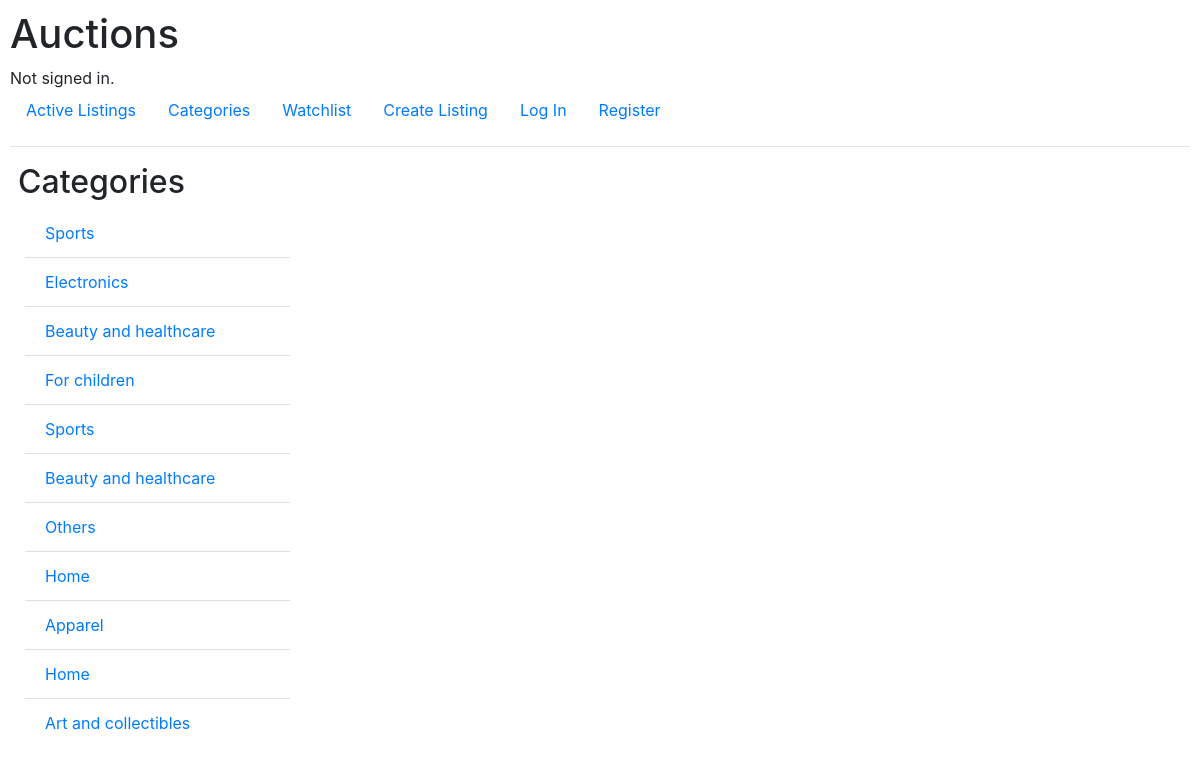
/categories, run on an earlier commit of the app's database.
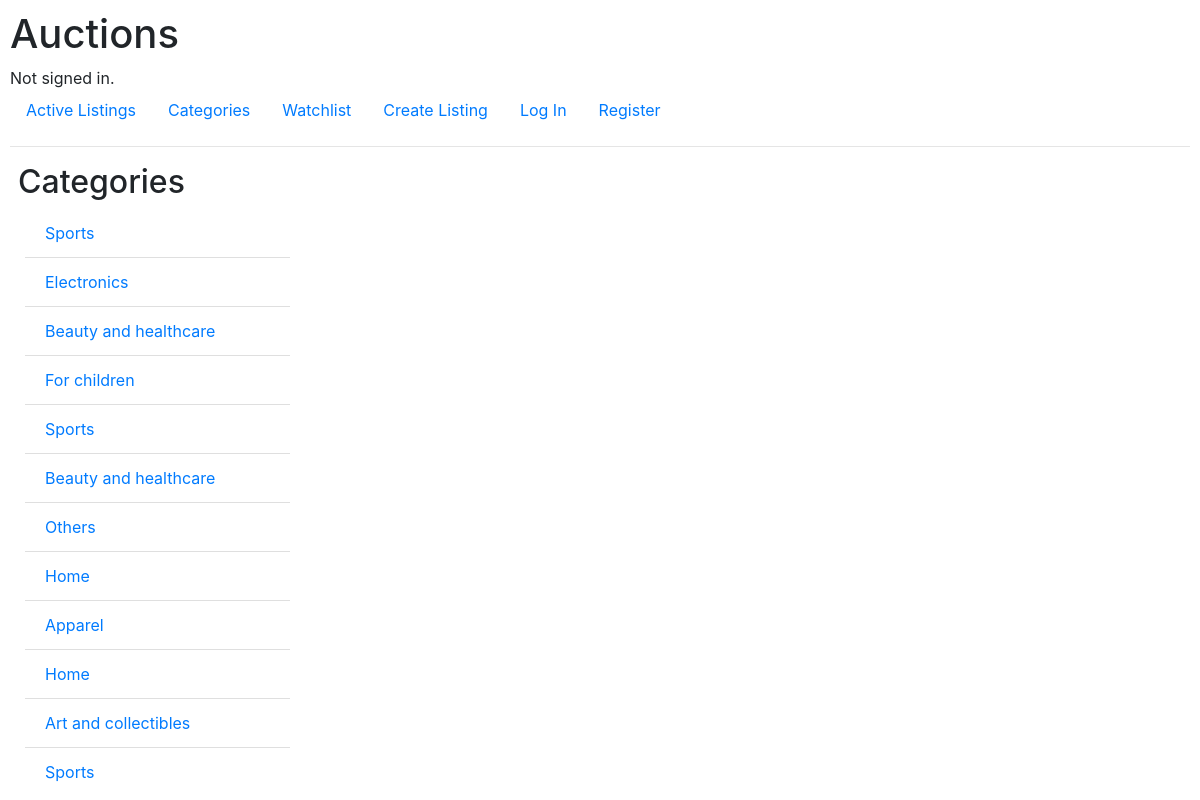
And on a later commit of the database.
### auctions/models.py (models this page shows, shortened)
class Listing(models.Model):
    title = models.CharField(max_length=64)
    description = models.TextField()
    minPrice = models.IntegerField()
    image = models.ImageField(upload_to="images/",blank=True)
    owner = models.ForeignKey(User, on_delete=models.CASCADE, related_name="myItems")
    category = models.ForeignKey(Catergory, on_delete=models.CASCADE, related_name="items")
    created_at = models.DateTimeField(auto_now_add=True)
    active = models.BooleanField()

class Catergory(models.Model):
    title = models.CharField(max_length=64)
    def __str__(self):
        return f"{self.title}"

### auctions/views.py (the view)
# urls.py: path("categories", views.categories, name="categories"),
def categories(request):
    cats = set(Listing.objects.only('category'))
    return render(request,"auctions/categories.html",{
        "categories": cats
    })

### auctions/templates/auctions/categories.html
{% extends "auctions/layout.html" %}
{% block body %}
<h2 class="m-2">Categories</h2>
<div class="container float-left w-25">
    <ul class="list-group list-group-flush">
        {% for i in categories %}
            <li class="list-group-item">
                <a href="{% url 'category' i.category %}">{{i.category}}</a>
            </li>
        {% endfor %}
    </ul>
</div>
{% endblock %}

What changed in the data, as far as the page shows it:
added Listing: category "Sports"
